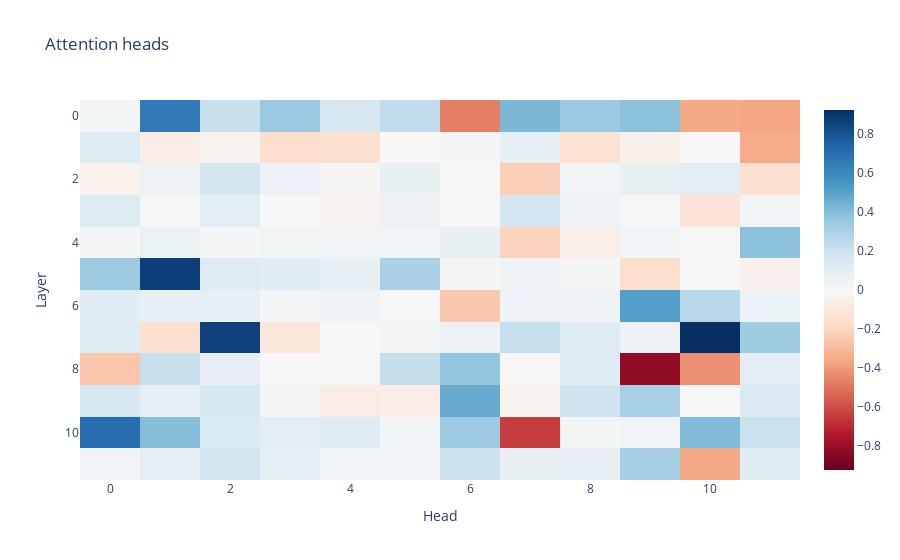
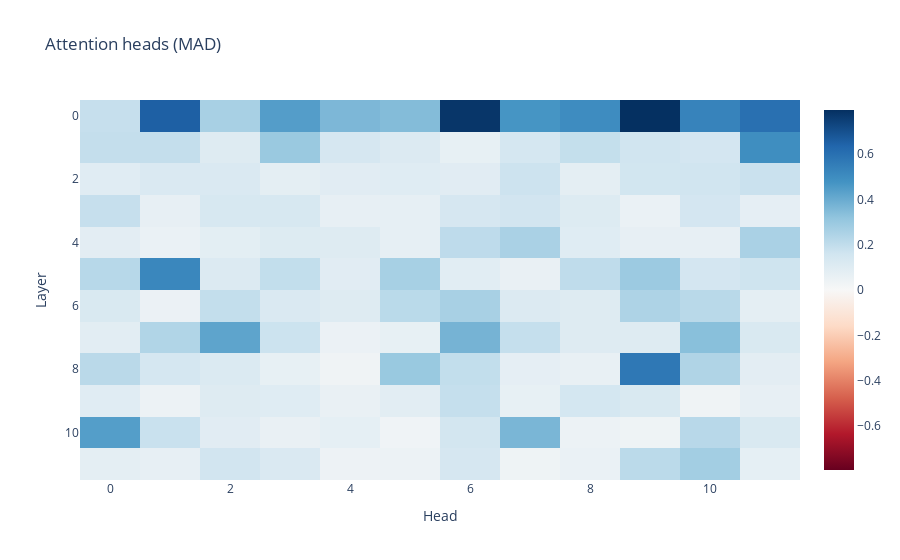

Write notebook code for charts like these, in order.
### Code cell
imshow(
    data["neg"]["patch_attn_head_out"]["mean"].mean(0),
    yaxis="Layer", 
    xaxis="Head", 
    title = "Attention heads"
)
imshow(
    data_var["neg"]["patch_attn_head_out"]["mean"].mean(0),
    yaxis="Layer", 
    xaxis="Head", 
    title = "Attention heads (MAD)",
    # zmax=1,
    # zmin=-1
)
imshow(
    data["neg"]["patch_per_block"]["mean"].mean(0),
    facet_col=0,
    facet_labels=["Residual Stream", "Attn Output", "MLP Output"],
    title="Activation Patching Per Block",
    xaxis="Position",
    yaxis="Layer",
    # zmax=1,
    # zmin=-1,
    x=[f"{tok}_{i}" for i, tok in enumerate(data["pos"]["example_str_token"])],
)
imshow(
    data_var["neg"]["patch_per_block"]["mean"].mean(0),
    facet_col=0,
    facet_labels=["Residual Stream", "Attn Output", "MLP Output"],
    title="Activation Patching Per Block (MAD)",
    xaxis="Position",
    yaxis="Layer",
    # zmax= 6,
    # zmin=-6,
    x=[f"{tok}_{i}" for i, tok in enumerate(data["neg"]["example_str_token"])],
)

### Figure 1 — Plotly figure (JSON) as saved in the notebook; plotly's stock layout.template omitted (floating-point values rounded to 4 significant figures; data arrays with more than 128 entries replaced by an {"elided": "..."} marker saying what was removed)
{"data": [{"coloraxis": "coloraxis", "hovertemplate": "x: %{x}<br>y: %{y}<br>color: %{z}<extra></extra>", "name": "0", "type": "heatmap", "xaxis": "x", "yaxis": "y", "z": {"elided": "12x12 float values"}}], "layout": {"coloraxis": {"cmid": 0, "colorscale": [[0, "rgb(103,0,31)"], [0.1, "rgb(178,24,43)"], [0.2, "rgb(214,96,77)"], [0.3, "rgb(244,165,130)"], [0.4, "rgb(253,219,199)"], [0.5, "rgb(247,247,247)"], [0.6, "rgb(209,229,240)"], [0.7, "rgb(146,197,222)"], [0.8, "rgb(67,147,195)"], [0.9, "rgb(33,102,172)"], [1, "rgb(5,48,97)"]]}, "title": {"text": "Attention heads"}, "xaxis": {"anchor": "y", "domain": [0, 1], "title": {"text": "Head"}}, "yaxis": {"anchor": "x", "autorange": "reversed", "domain": [0, 1], "title": {"text": "Layer"}}}}

### Figure 2 — Plotly figure (JSON) as saved in the notebook; plotly's stock layout.template omitted (floating-point values rounded to 4 significant figures; data arrays with more than 128 entries replaced by an {"elided": "..."} marker saying what was removed)
{"data": [{"coloraxis": "coloraxis", "hovertemplate": "x: %{x}<br>y: %{y}<br>color: %{z}<extra></extra>", "name": "0", "type": "heatmap", "xaxis": "x", "yaxis": "y", "z": {"elided": "12x12 float values"}}], "layout": {"coloraxis": {"cmid": 0, "colorscale": [[0, "rgb(103,0,31)"], [0.1, "rgb(178,24,43)"], [0.2, "rgb(214,96,77)"], [0.3, "rgb(244,165,130)"], [0.4, "rgb(253,219,199)"], [0.5, "rgb(247,247,247)"], [0.6, "rgb(209,229,240)"], [0.7, "rgb(146,197,222)"], [0.8, "rgb(67,147,195)"], [0.9, "rgb(33,102,172)"], [1, "rgb(5,48,97)"]]}, "title": {"text": "Attention heads (MAD)"}, "xaxis": {"anchor": "y", "domain": [0, 1], "title": {"text": "Head"}}, "yaxis": {"anchor": "x", "autorange": "reversed", "domain": [0, 1], "title": {"text": "Layer"}}}}
